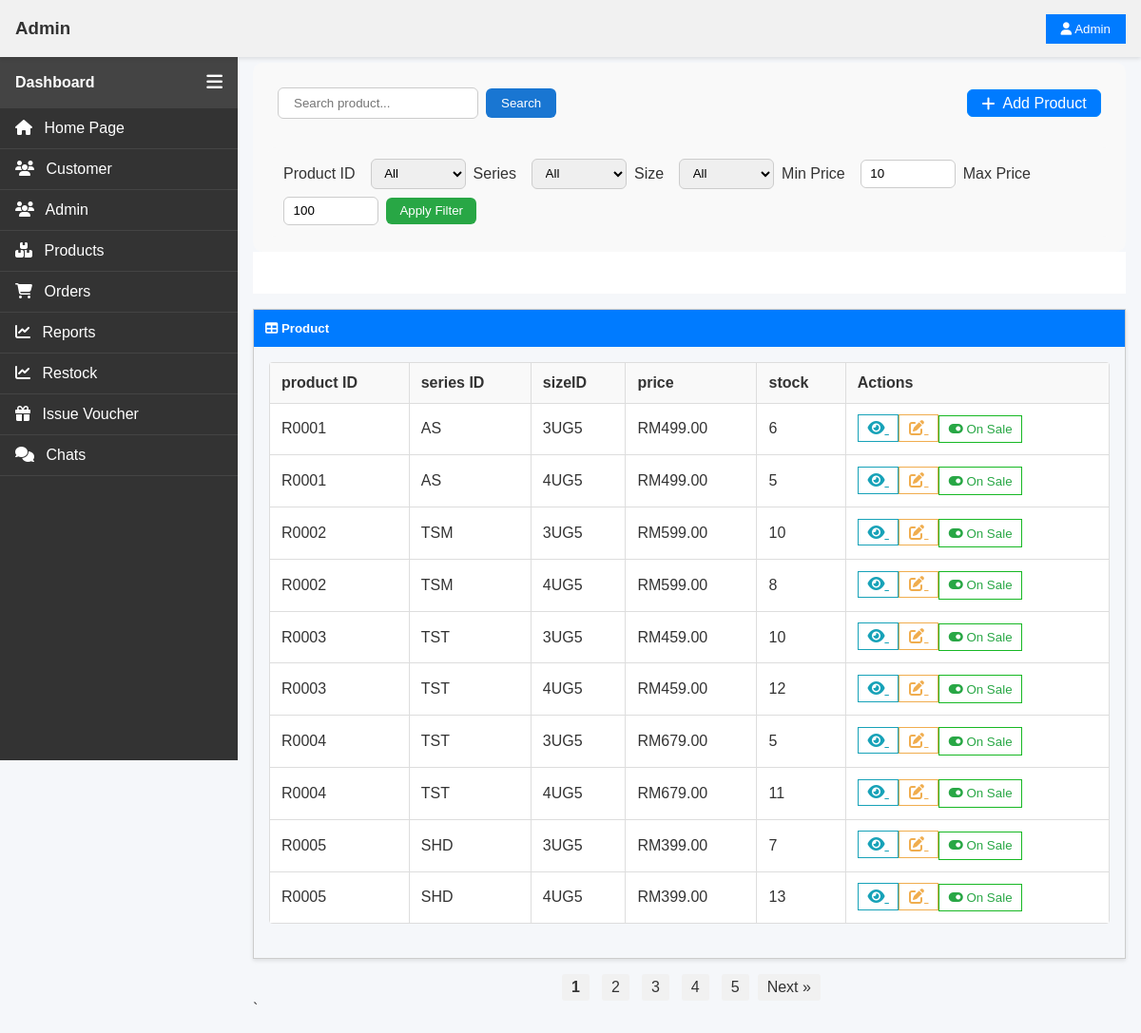
The app's page /pages/admin/product/admin_product.php (signed in) with its own data.
### tables this page shows
CREATE TABLE `product` (
  `productID` varchar(5) NOT NULL,
  `productName` varchar(100) NOT NULL,
  `price` float(6,2) NOT NULL,
  `seriesID` varchar(3) DEFAULT NULL,
  `introduction` varchar(1000) NOT NULL,
  `playerInfo` varchar(1000) NOT NULL
);

CREATE TABLE `productstock` (
  `productID` varchar(5) NOT NULL,
  `sizeID` varchar(4) NOT NULL,
  `stock` int(11) NOT NULL,
  `status` enum('onsales','notonsales') NOT NULL DEFAULT 'notonsales',
  `low_stock_threshold` int(11) DEFAULT 5,
  `alert_sent` tinyint(1) DEFAULT 0,
  `qr_token` varchar(64) DEFAULT NULL
);

### controller/productManager.php (called while the page is built, shortened)
<?php
require_once __DIR__ . "/../_base.php";
require_once __DIR__ . "/../db/productDb.php";
require_once __DIR__ . "/../pages/admin/product/generate_qr.php";
class ProductController
{
    private $productDb;
    public function __construct($_pdo)
    {
        $this->productDb = new productDb($_pdo);
    }
    public function getAllProducts()
    {
        return $this->productDb->getAllProducts();
    }
}
$productController = new ProductController($_db);

### db/productDb.php (called while the page is built, shortened)
<?php
class productDb
{
    private $pdo;
    public function __construct($pdo) {
        $this->pdo = $pdo;
    }
    public function getAllProducts()
    {
        $sql = "SELECT
                    p.productID,
                    p.productName,
                    p.price,
                    p.seriesID,
                    s.seriesName,
                    ps.sizeID,
                    ps.status,
                    ps.stock AS total_stock
                FROM product p
                JOIN productstock ps ON p.productID = ps.productID
                JOIN series s ON p.seriesID = s.seriesID
                ORDER BY p.productID, ps.sizeID;
        ";
        $stmt = $this->pdo->prepare($sql);
        $stmt->execute();
        return $stmt->fetchAll();
    }
}

### pages/admin/product/admin_product.php (the view, shortened to what this page needs)
<?php
require_once "../../../controller/productManager.php";
require_once "../../../_base.php";
include __DIR__ . "/../main.php";
$productsPerPage = 10;
$page = isset($_GET['page']) ? (int)$_GET['page'] : 1;
$startFrom = ($page - 1) * $productsPerPage;
$allProductsList = $productController->getAllProducts();
$totalProducts = count($allProductsList);
$allProducts = array_slice($allProductsList, $startFrom, $productsPerPage);
$totalPages = ceil($totalProducts / $productsPerPage);
?>
<div class="main-content">
  <div class="filter-container">
    <div class="search-section" style="display: flex; justify-content: space-between; align-items: center; padding: 10px;">
      <div>
      <form class="search-box" method="GET" action="/controller/productManager.php">
        <input type="text" name="searchText" placeholder="Search product..." required>
        <button onclick="playSound()" type="submit">Search</button>
      </form>
      </div>
    <div class="button-section" >
      <a href="addProduct.php" class="action-btn-add" title="Add New Product">
        <i class="fa-solid fa-plus"></i> Add Product
      </a>
    </div>
    </div>
    <div class="filter-section">
      <form class="filter-form" method="POST" action="/controller/productManager.php">
        <label for="productID">Product ID</label>
        <select name="productID" id="productID">
          <option value="">All</option>
        </select>
        <label for="seriesID">Series</label>
        <select name="seriesID" id="seriesID">
          <option value="">All</option>
        </select>
        <label for="sizeID">Size</label>
        <select name="sizeID" id="sizeID">
          <option value="">All</option>
        </select>
        <label for="minPrice">Min Price</label>
        <input type="number" name="minPrice" id="minPrice" min="10" max="1000" value="10" step="100">
        <label for="maxPrice">Max Price</label>
        <input type="number" name="maxPrice" id="maxPrice" min="100" max="1000" value="100" step="100">
        <button type="submit">Apply Filter</button>
      </form>
    </div>
  </div>
  <div style="background-color:rgb(255, 255, 255); color:rgb(255, 255, 255); padding: 0.75rem; margin-bottom: 1rem; border: 1px solidrgb(255, 255, 255);">
  </div>
  <div class="container-table">
    <div class="tb-title">
      <h5 style="margin: 0;"><i class="fas fa-table"></i> Product </h5>
    </div>
    <div style="padding: 1rem;">
      <table class="tb">
        <thead>
          <tr style="background-color: #f9f9f9;">
            <th class="th">product ID </th>
            <th class="th">series ID</th>
            <th class="th">sizeID</th>
            <th class="th">price</th>
            <th class="th">stock</th>
            <th class="th">Actions</th>
          </tr>
        </thead>
        <tbody>
          <?php foreach ($allProducts as $index => $product): ?>
            <tr>
              <td class="td"><?php echo htmlspecialchars($product->productID); ?></td>
              <td class="td"><?php echo htmlspecialchars($product->seriesID); ?></td>
              <td class="td"><?php echo htmlspecialchars($product->sizeID); ?></td>
              <td class="td">RM<?php echo number_format($product->price, 2); ?></td>
              <td class="td"><?php echo htmlspecialchars($product->total_stock); ?></td>
              <td class="td">
                <a href="productDetails.php?productID=<?php echo $product->productID; ?>&sizeID=<?php echo $product->sizeID; ?>" class="action-btn-details">
                  <i class="fas fa-eye"></i>
                </a>
                <a href="editProduct.php?productID=<?php echo $product->productID; ?> &sizeID=<?php echo $product->sizeID; ?>" class="action-btn-edit" title="Edit Product">
                  <i class="fa-solid fa-pen-to-square"></i>
                </a>
                <button class="status-toggle-btn toggle-btn
                      <?php echo $product->status === 'onsales' ? 'onsales' : 'notonsales'; ?>"
                  data-productid="<?php echo $product->productID; ?>"
                  data-sizeid="<?php echo $product->sizeID; ?>"
                  data-status="<?php echo $product->status; ?>">
                  <i class="fas <?php echo $product->status === 'onsales' ? 'fa-toggle-on' : 'fa-toggle-off'; ?>"></i>
                  <?php echo $product->status === 'onsales' ? 'On Sale' : 'Not On Sale'; ?>
                </button>
              </td>
            </tr>
          <?php endforeach; ?>
        </tbody>
      </table>
    </div>
  </div>
  <div class="pagination" style="text-align: center; margin-top: 1rem;">
    <?php
    $num_links = 5;
    $first_link = max(1, min($totalPages - $num_links + 1, $page - 2));
    if ($totalPages < $num_links) {
        $last_link = $totalPages;
    }
    else {
        $last_link  = max($num_links, min($totalPages, $page + 2));
    }
    ?>
    <?php for ($i = $first_link; $i <= $last_link; $i++): ?>
      <a href="?page=<?php echo $i; ?>" style="margin: 0 4px; <?php if ($i == $page) echo 'font-weight: bold;'; ?>">
      <?php echo $i; ?>
      </a>
    <?php endfor; ?>
    <?php if ($page < $totalPages): ?>
      <a href="?page=<?php echo $page + 1; ?>">Next &raquo;</a>
    <?php endif; ?>
  </div>`
</div>
<?php
include "../../../admin_foot.php"
?>

### css/main.css (style rules this page uses)
body { margin: 0; padding: 0; font-family: Arial, sans-serif; background-color: #f8f9fa; color: #333; }
.main-content { margin-left: var(--sidebar-width); margin-top: 50px; padding: 1rem; }
.container-table { border: 1px solid #ccc; box-shadow: 0 2px 4px rgba(0,0,0,0.1); }
.tb-title { background-color: #007bff; color: #fff; padding: 0.75rem; }
.tb { width: 100%; border-collapse: collapse; }
.th { padding: 0.75rem; border: 1px solid #ddd; }
.td { padding: 0.75rem; border: 1px solid #ddd; }
.action-btn-details { padding: 0.3rem 0.6rem; border: 1px solid #17a2b8; background: none; cursor: pointer; color: #17a2b8; }
.action-btn-edit { padding: 0.3rem 0.6rem; border: 1px solid #f0ad4e; background: none; cursor: pointer; color: #f0ad4e; }
.action-btn-add { padding: 0.3rem 0.6rem; border: 1px solid #0084ff; background: none; cursor: pointer; color: #0084ff; }
.toggle-btn { padding: 0.4rem 0.6rem; background: none; cursor: pointer; transition: background-color 0.3s ease; }
.onsales { border: 1px solid #17b824; color: #28a745; }
.pagination a { padding: 5px 10px; background: #f1f1f1; text-decoration: none; border-radius: 3px; color: #333; }
.pagination { display: flex; justify-content: center; align-items: center; gap: 5px; }
.search-box { display: flex; align-items: center; gap: 0.5rem; flex: 1; }
.search-box input[type="text"] { padding: 0.5rem 1rem; border-radius: 6px; border: 1px solid #ccc; flex: 1; }
.search-box button { padding: 0.5rem 1rem; border: none; background-color: #1976d2; color: white; border-radius: 6px; cursor: pointer; transition: background-color 0.3s; }

### css/topbar.css (style rules this page uses)
:root { --topbar-height: 60px; }

### css/sidebar.css (style rules this page uses)
:root { --sidebar-width: 250px; --topbar-height: 60px; }

### css/admin.css (style rules this page uses)
* { box-sizing: border-box; }
:root { --side-container-width: 150px; }
body { margin: 0; font-family: Arial, sans-serif; }
.main-content { margin-left: var(--sidebar-width); margin-top: 50px; padding: 1rem; }
.container-table { border: 1px solid #ccc; box-shadow: 0 2px 4px rgba(0,0,0,0.1); }
.tb-title { background-color: #007bff; color: #fff; padding: 0.75rem; }
.tb { width: 100%; border-collapse: collapse; }
.th { padding: 0.75rem; border: 1px solid #ddd; }
.td { padding: 0.75rem; border: 1px solid #ddd; }
.action-btn-details { padding: 0.3rem 0.6rem; border: 1px solid #17a2b8; background: none; cursor: pointer; color: #17a2b8; }
.action-btn-edit { padding: 0.3rem 0.6rem; border: 1px solid #f0ad4e; background: none; cursor: pointer; color: #f0ad4e; }
.action-btn-add { padding: 0.3rem 0.6rem; border: 1px solid #0084ff; background: none; cursor: pointer; color: #0084ff; }

### css/admin_product.css (style rules this page uses)
* { margin: 0; padding: 0; box-sizing: border-box; }
body { font-family: Arial, sans-serif; background-color: #f5f7fa; color: #333; }
table { width: 100%; border-collapse: collapse; background-color: #fff; margin-bottom: 20px; border-radius: 4px; overflow: hidden; }
table thead { background-color: #f1f1f1; }
table th, table td { padding: 12px 15px; text-align: left; border-bottom: 1px solid #ddd; }
table th { font-weight: 600; }
.toggle-btn { padding: 0.4rem 0.6rem; background: none; cursor: pointer; transition: background-color 0.3s ease; }
.onsales { border: 1px solid #17b824; color: #28a745; }
.pagination a { padding: 5px 10px; background: #f1f1f1; text-decoration: none; border-radius: 3px; color: #333; }
.filter-container { display: flex; flex-direction: column; gap: 1.25rem; padding: 1rem; background-color: #f9f9f9; border-radius: 10px; }
.search-section, .filter-section, .button-section { display: flex; flex-direction: row; flex-wrap: wrap; align-items:flex-start; gap: 1rem; }
.filter-form { display: flex; flex-wrap: wrap; gap: 0.5rem; align-items: center; background-color: #f9f9f9; padding: 0.75rem 1rem; border-radius: 8px; }
.filter-form label { margin-right: 0.5rem; font-weight: 500; }
.filter-form select, .filter-form input[type="number"] { padding: 0.4rem 0.6rem; border: 1px solid #ccc; border-radius: 6px; min-width: 100px; }
.filter-form button { padding: 0.4rem 0.9rem; background-color: #28a745; color: white; border: none; border-radius: 6px; cursor: pointer; transition: background-color 0.3s; }
.action-btn-add { padding: 0.3rem 0.9rem; background-color: #007bff; color: white; border-radius: 6px; text-decoration: none; display: flex; align-items: center; gap: 0.5rem; transition: background-color 0.3s; }

### records on screen
product: productID "R0001", seriesID "AS", productstock.sizeID "3UG5", price "499.00", productstock.stock "6", productstock.sizeID "4UG5", productstock.stock "5"
product: productID "R0002", seriesID "TSM", productstock.sizeID "3UG5", price "599.00", productstock.stock "10", productstock.sizeID "4UG5", productstock.stock "8"
product: productID "R0003", seriesID "TST", productstock.sizeID "3UG5", price "459.00", productstock.stock "10", productstock.sizeID "4UG5", productstock.stock "12"
product: productID "R0004", seriesID "TST", productstock.sizeID "3UG5", price "679.00", productstock.stock "5", productstock.sizeID "4UG5", productstock.stock "11"
product: productID "R0005", seriesID "SHD", productstock.sizeID "3UG5", price "399.00", productstock.stock "7", productstock.sizeID "4UG5", productstock.stock "13"
